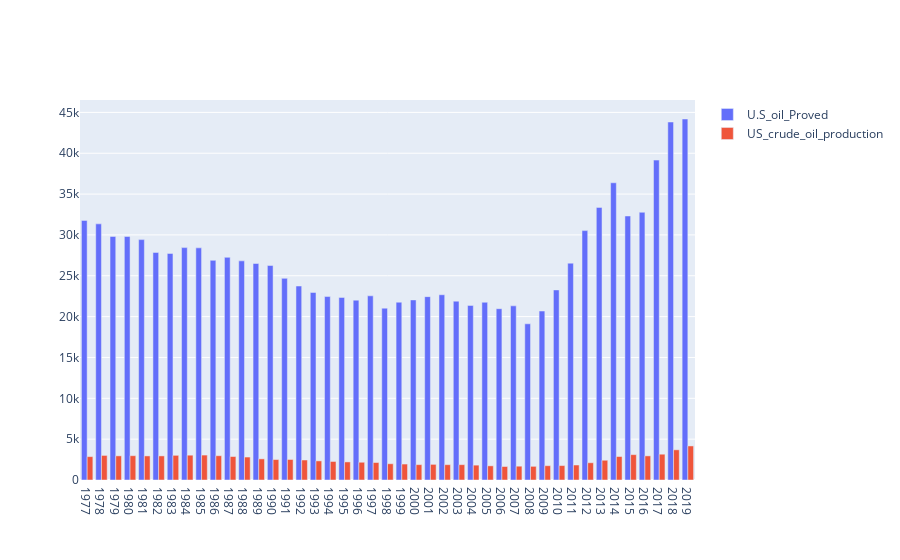

The notebook cell this image was saved under:
### Code cell
import plotly.graph_objects as px


compare_US_oil_proved_Reserves_Production_BarPlot = px.Figure(data=[px.Bar(
    name = 'U.S_oil_Proved', 
    x = list_US_oil_proved_reserves_X, 
    y = list_US_oil_proved_reserves_Y
),
    px.Bar(
        name = 'US_crude_oil_production', 
        x = list_US_crude_oil_production_proved_reserves_X, 
        y = list_US_crude_oil_production_proved_reserves_Y
)
])
compare_US_oil_proved_Reserves_Production_BarPlot.show()

### Figure 1 — Plotly figure (JSON) as saved in the notebook; plotly's stock layout.template omitted (floating-point values rounded to 4 significant figures)
{"data": [{"name": "U.S_oil_Proved", "type": "bar", "x": ["1977", "1978", "1979", "1980", "1981", "1982", "1983", "1984", "1985", "1986", "1987", "1988", "1989", "1990", "1991", "1992", "1993", "1994", "1995", "1996", "1997", "1998", "1999", "2000", "2001", "2002", "2003", "2004", "2005", "2006", "2007", "2008", "2009", "2010", "2011", "2012", "2013", "2014", "2015", "2016", "2017", "2018", "2019"], "y": [31780, 31355, 29810, 29805, 29426, 27858, 27735, 28446, 28416, 26889, 27256, 26825, 26501, 26254, 24682, 23745, 22957, 22457, 22351, 22017, 22546, 21034, 21765, 22045, 22446, 22677, 21891, 21371, 21757, 20972, 21317, 19121, 20682, 23267, 26544, 30529, 33371, 36385, 32318, 32773, 39160, 43824, 44191]}, {"name": "US_crude_oil_production", "type": "bar", "x": ["1977", "1978", "1979", "1980", "1981", "1982", "1983", "1984", "1985", "1986", "1987", "1988", "1989", "1990", "1991", "1992", "1993", "1994", "1995", "1996", "1997", "1998", "1999", "2000", "2001", "2002", "2003", "2004", "2005", "2006", "2007", "2008", "2009", "2010", "2011", "2012", "2013", "2014", "2015", "2016", "2017", "2018", "2019"], "y": [2862, 3008, 2955, 2975, 2949, 2950, 3020, 3037, 3052, 2973, 2873, 2811, 2586, 2505, 2512, 2446, 2339, 2268, 2213, 2173, 2138, 1991, 1952, 1880, 1915, 1875, 1877, 1819, 1733, 1652, 1691, 1672, 1751, 1767, 1834, 2112, 2418, 2874, 3104, 2953, 3157, 3696, 4169]}], "layout": {}}
